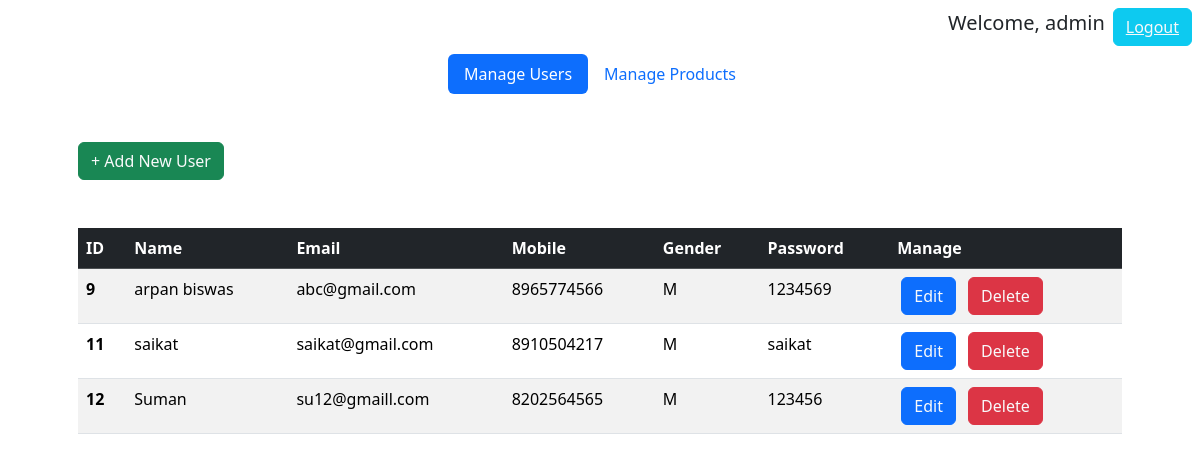
The app's page /dash.php (signed in) with its own data.
### tables this page shows
CREATE TABLE `users` (
  `id` int(11) NOT NULL,
  `name` varchar(100) NOT NULL,
  `email` varchar(255) NOT NULL,
  `mobile` varchar(10) NOT NULL,
  `gender` char(1) NOT NULL,
  `password` varchar(255) NOT NULL
);

### dash.php (the view, shortened to what this page needs)
<?php include 'connectToDb.php';
?>
<!DOCTYPE html>
<html lang="en">
<head>
    <link href="https://cdn.jsdelivr.net/npm/bootstrap@5.3.2/dist/css/bootstrap.min.css" rel="stylesheet">
</head>
<body>
    <div class="m-2 d-flex justify-content-end align-items-center gap-2">
        <h5>Welcome, <?php echo $_SESSION["username"]; ?></h5>
        <button class="btn btn-info d-inline margin-left-2"><a href="logout.php" class="text-light">Logout</a></button>
    </div>
    <div class="d-flex justify-content-center align-items-center gap-2">
        <ul class="nav nav-pills">
            <li class="nav-item">
                <a class="nav-link active" href="./dash.php">Manage Users</a>
            </li>
            <li class="nav-item">
                <a class="nav-link" href="./manage_products.php">Manage Products</a>
            </li>
        </ul>
    </div>
    <div class="container p-5">
        <button type="button" class="btn btn-success mb-5"><a href="add_user.php" class="link-light link-underline-opacity-0">+ Add New User</a></button>
        <table class="table table-striped">
            <thead class="table-dark">
                <tr>
                    <th scope="col">ID</th>
                    <th scope="col">Name</th>
                    <th scope="col">Email</th>
                    <th scope="col">Mobile</th>
                    <th scope="col">Gender</th>
                    <th scope="col">Password</th>
                    <th scope="col">Manage</th>
                </tr>
            </thead>
            <tbody>
                <?php
                $query = "SELECT * FROM `users`";
                $result = $conn->query($query);
                if ($result->num_rows > 0) {
                    while ($row = $result->fetch_assoc()) {
                        $id = $row['id'];
                        echo "<tr>";
                        echo "<th scope='row'>" . $id . "</th>";
                        echo "<td>" . $row['name'] . "</td>";
                        echo "<td>" . $row['email'] . "</td>";
                        echo "<td>" . $row['mobile'] . "</td>";
                        echo "<td>" . $row['gender'] . "</td>";
                        echo "<td>" . $row['password'] . "</td>";
                        echo "<td><button class='btn btn-primary mx-1'><a href='update.php?upid=" . $id . "' class='link-light link-underline-opacity-0'>Edit</a></button>
                        <button class='btn btn-danger mx-1'><a href='delete.php?delid=" . $id . "' class='link-light link-underline-opacity-0'>Delete</a></button></td>";
                        echo "</tr>";
                    }
                } else {
                    echo "<tr>";
                    echo "<td>No records found.</td>";
                    echo "</tr>";
                }
                ?>
            </tbody>
        </table>
    </div>
</body>
</html>

### records on screen
users: id "9", name "arpan biswas", email "abc@gmail.com", mobile "8965774566", gender "M", password "1234569"
users: id "11", name "saikat", email "saikat@gmail.com", mobile "8910504217", gender "M", password "saikat"
users: id "12", name "Suman", email "su12@gmaill.com", mobile "8202564565", gender "M", password "123456"

### other values on screen
$_SESSION["username"] "admin"
